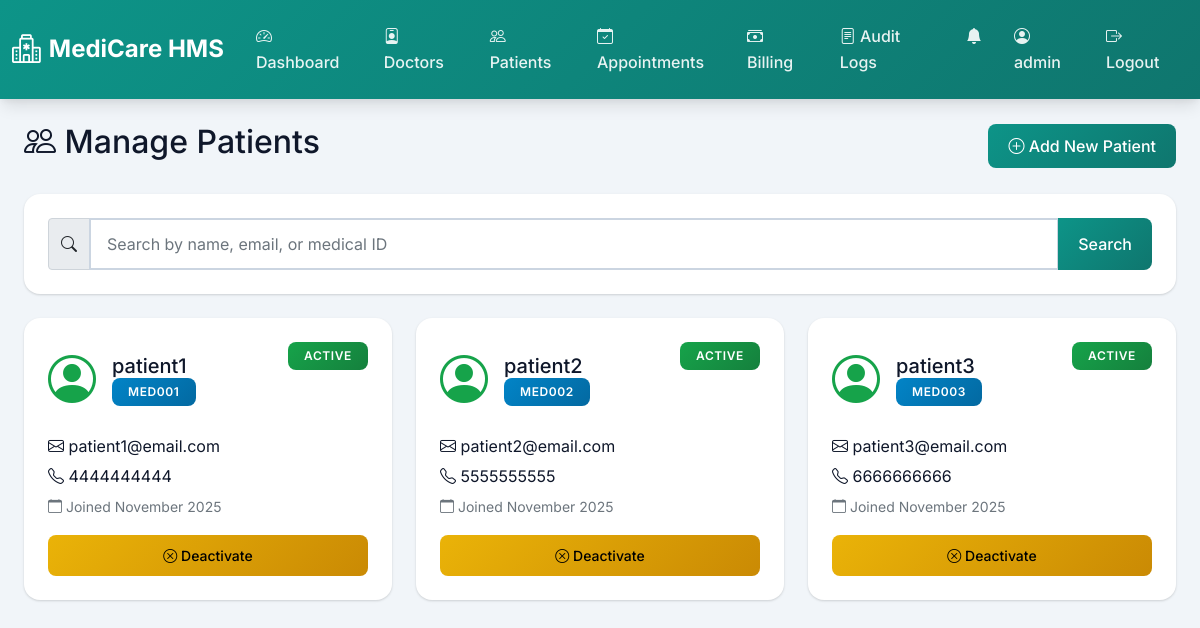
Screenshot of /admin/patients (signed in) with the database file from the repository.
### models.py (models this page shows, shortened)
class Patient(db.Model):
    __tablename__ = 'patients'
    id = db.Column(db.Integer, primary_key=True)
    user_id = db.Column(db.Integer, db.ForeignKey('users.id'), nullable=False)
    medical_id = db.Column(db.String(50), unique=True, nullable=False)
    blood_group = db.Column(db.String(10))
    emergency_contact = db.Column(db.String(20))
    insurance_provider = db.Column(db.String(100))
    insurance_number = db.Column(db.String(50))
    allergies = db.Column(db.Text)
    chronic_conditions = db.Column(db.Text)
    user = db.relationship('User', backref='patient_profile')
    appointments = db.relationship('Appointment', backref='patient', lazy=True)

class User(db.Model):
    __tablename__ = 'users'
    id = db.Column(db.Integer, primary_key=True)
    username = db.Column(db.String(80), unique=True, nullable=False)
    password_hash = db.Column(db.String(255), nullable=False)
    email = db.Column(db.String(120), unique=True, nullable=False)
    phone = db.Column(db.String(20))
    role = db.Column(db.String(20), nullable=False)  # admin, doctor, patient
    full_name = db.Column(db.String(150))
    date_of_birth = db.Column(db.Date)
    gender = db.Column(db.String(10))
    address = db.Column(db.Text)
    profile_image = db.Column(db.String(255))
    is_active = db.Column(db.Boolean, default=True)
    created_at = db.Column(db.DateTime, default=datetime.utcnow)
    last_login = db.Column(db.DateTime)

### routes/admin.py (the view)
@bp.route('/patients')
@role_required('admin')
def patients():
    search = request.args.get('search', '')
    if search:
        patients = Patient.query.join(User).filter(
            (User.username.contains(search)) |
            (User.email.contains(search)) |
            (Patient.medical_id.contains(search))
        ).all()
    else:
        patients = Patient.query.all()
    return render_template('admin/patients.html', patients=patients, search=search)

### app.py (called while the page is built)
@app.context_processor
def inject_notifications():
    if 'user_id' in session:
        from utils.notifications import get_unread_count
        return {'unread_count': get_unread_count(session['user_id'])}
    return {'unread_count': 0}

### utils/auth.py (called while the page is built)
def role_required(role):
    def decorator(f):
        @wraps(f)
        def decorated_function(*args, **kwargs):
            if 'user_id' not in session:
                flash('Please log in to access this page.', 'error')
                return redirect(url_for('shared.login'))
            if session.get('role') != role:
                flash('You do not have permission to access this page.', 'error')
                return redirect(url_for('shared.login'))
            return f(*args, **kwargs)
        return decorated_function
    return decorator

### utils/notifications.py (called while the page is built)
def get_unread_count(user_id):
    return Notification.query.filter_by(user_id=user_id, is_read=False).count()

### templates/admin/patients.html (shortened to what this page needs)
{% extends "base.html" %}
{% block content %}
<div class="container-fluid">
    <div class="d-flex justify-content-between align-items-center mb-4">
        <h2><i class="bi bi-people"></i> Manage Patients</h2>
        <a href="{{ url_for('admin.create_patient') }}" class="btn btn-primary">
            <i class="bi bi-plus-circle"></i> Add New Patient
        </a>
    </div>
    <div class="card mb-4">
        <div class="card-body">
            <form method="GET">
                <div class="input-group">
                    <span class="input-group-text"><i class="bi bi-search"></i></span>
                    <input type="text" class="form-control" name="search" placeholder="Search by name, email, or medical ID" value="{{ search }}">
                    <button class="btn btn-primary" type="submit">Search</button>
                </div>
            </form>
        </div>
    </div>
    <div class="row g-4">
        {% for patient in patients %}
        <div class="col-md-6 col-lg-4">
            <div class="card h-100">
                <div class="card-body">
                    <div class="d-flex justify-content-between align-items-start mb-3">
                        <div class="d-flex align-items-center">
                            <i class="bi bi-person-circle" style="font-size: 3rem; color: var(--success-color);"></i>
                            <div class="ms-3">
                                <h5 class="mb-0">{{ patient.user.full_name or patient.user.username }}</h5>
                                <span class="badge bg-info">{{ patient.medical_id }}</span>
                            </div>
                        </div>
                        <span class="badge bg-{{ 'success' if patient.user.is_active else 'secondary' }}">
                            {{ 'Active' if patient.user.is_active else 'Inactive' }}
                        </span>
                    </div>
                    <div class="mb-3">
                        <p class="mb-1"><i class="bi bi-envelope"></i> {{ patient.user.email }}</p>
                        <p class="mb-1"><i class="bi bi-telephone"></i> {{ patient.user.phone }}</p>
                        <p class="mb-0"><small class="text-muted"><i class="bi bi-calendar"></i> Joined {{ patient.user.created_at.strftime('%B %Y') }}</small></p>
                    </div>
                    <form method="POST" action="{{ url_for('admin.toggle_patient_status', patient_id=patient.id) }}">
                        <button type="submit" class="btn btn-{{ 'warning' if patient.user.is_active else 'success' }} btn-sm w-100">
                            <i class="bi bi-{{ 'x-circle' if patient.user.is_active else 'check-circle' }}"></i>
                            {{ 'Deactivate' if patient.user.is_active else 'Activate' }}
                        </button>
                    </form>
                </div>
            </div>
        </div>
        {% else %}
        <div class="col-12">
            <div class="alert alert-info">
                <i class="bi bi-info-circle"></i> No patients found
            </div>
        </div>
        {% endfor %}
    </div>
</div>
{% endblock %}

### static/css/style.css (style rules this page uses)
:root { --primary-color: #0d9488; --primary-dark: #0f766e; --primary-light: #14b8a6; --secondary-color: #7c3aed; --secondary-dark: #6d28d9; --accent-color: #f97316; --danger-color: #dc2626; --warning-color: #eab308; --success-color: #16a34a; --info-color: #0284c7; --dark-bg: #0f172a; --light-bg: #f1f5f9; --card-bg: #ffffff; --text-primary: #0f172a; --text-secondary: #475569; --border-color: #cbd5e1; --shadow: 0 1px 3px 0 rgba(0, 0, 0, 0.1), 0 1px 2px 0 rgba(0, 0, 0, 0.06); --shadow-lg: 0 10px 15px -3px rgba(0, 0, 0, 0.1), 0 4px 6px -2px rgba(0, 0, 0, 0.05); --medical-teal: #0d9488; --medical-purple: #7c3aed; --medical-orange: #f97316; }
* { margin: 0; padding: 0; box-sizing: border-box; }
body { font-family: 'Inter', -apple-system, BlinkMacSystemFont, 'Segoe UI', Roboto, sans-serif; background-color: var(--light-bg); color: var(--text-primary); line-height: 1.6; }
.card { border: none; border-radius: 1rem; box-shadow: var(--shadow); transition: transform 0.3s ease, box-shadow 0.3s ease; background-color: var(--card-bg); }
.card-body { padding: 1.5rem; }
.btn { border-radius: 0.5rem; padding: 0.625rem 1.25rem; font-weight: 500; transition: all 0.3s ease; border: none; }
.btn-primary { background: linear-gradient(135deg, var(--medical-teal) 0%, var(--primary-dark) 100%); }
.btn-warning { background: linear-gradient(135deg, var(--warning-color) 0%, #ca8a04 100%); }
.form-control, .form-select { border: 2px solid var(--border-color); border-radius: 0.5rem; padding: 0.75rem 1rem; transition: all 0.3s ease; }
.badge { padding: 0.5rem 1rem; border-radius: 0.5rem; font-weight: 600; font-size: 0.75rem; text-transform: uppercase; letter-spacing: 0.05em; }
.badge.bg-success { background: linear-gradient(135deg, var(--success-color) 0%, #15803d 100%) !important; }
.badge.bg-info { background: linear-gradient(135deg, var(--info-color) 0%, #0369a1 100%) !important; }
* { transition: background-color 0.2s ease, color 0.2s ease; }

### rows the page displays
Patient: user "patient1", medical_id "MED001", user.email "patient1@email.com", user.phone "4444444444", user.created_at "November 2025"
User: is_active "ACTIVE", is_active "Deactivate"
Patient: user "patient2", medical_id "MED002", user.email "patient2@email.com", user.phone "5555555555", user.created_at "November 2025"
User: is_active "ACTIVE", is_active "Deactivate"
Patient: user "patient3", medical_id "MED003", user.email "patient3@email.com", user.phone "6666666666", user.created_at "November 2025"
User: is_active "ACTIVE", is_active "Deactivate"

### other values shown
{{ session.username }} "admin"
